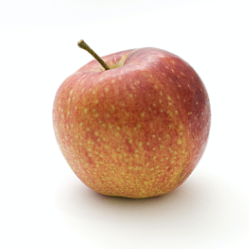
#> input picture test.PNG, 249 x 249 px
$ jupyter execute --allow-errors Lab1_1.ipynb
#> lines starting #> are read from the running program, lines starting #| are printed output that depends on the picture; after the words box and inside, x2 and y2 are one past the last pixel; in counts of white or black regions, pixels touching at a corner belong together
[cell 1]
import numpy as np
import matplotlib.pyplot as plt

try:
    img_object_raw = plt.imread('test.PNG')[:,:,:3]
    img_background_raw = plt.imread('novfon.jpg')
    print("Зображення успішно завантажено")
    if img_object_raw.dtype == np.uint8:
        img_object_raw = img_object_raw.astype(np.float32) / 255.0

    if img_background_raw.dtype == np.uint8:
        img_background_raw = img_background_raw.astype(np.float32) / 255.0
except FileNotFoundError:
    print("Помилка: Один або обидва файли не знайдено.")

fig, axes = plt.subplots(1, 2, figsize=(12, 5))

axes[0].imshow(img_object_raw)
axes[0].set_title("Об'єкт")
axes[0].axis()

#> (the rest of this cell did not finish here and is left out)

[cell 2]
img_object = img_object_raw[30:300, 30:300, :]
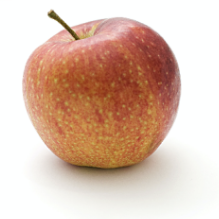
#> img_object: shape (219, 219, 3) float32; mean R, G, B 0.863, 0.754, 0.694

plt.imshow(img_object)
plt.title("Обрізане зображення об'єкта")
plt.axis()
plt.show()

[cell 3]
img_red = img_object[:, :, 0]
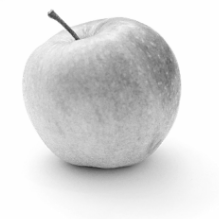
#> img_red: shape (219, 219) float32; min 0.212, max 1, mean 0.863
img_green = img_object[:, :, 1]
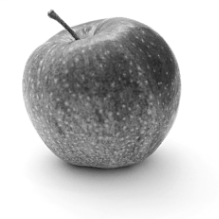
#> img_green: shape (219, 219) float32; min 0.145, max 1, mean 0.754
img_blue = img_object[:, :, 2]
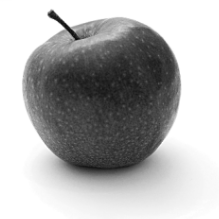
#> img_blue: shape (219, 219) float32; min 0.0353, max 1, mean 0.694

fig, axes = plt.subplots(1, 3, figsize=(15, 5))
axes[0].imshow(img_red, cmap='gray')
axes[0].set_title("Червоний канал")
axes[0].axis()

axes[1].imshow(img_green, cmap='gray')
axes[1].set_title("Зелений канал")
axes[1].axis()

axes[2].imshow(img_blue, cmap='gray')
axes[2].set_title("Синій канал")
axes[2].axis()

plt.show()

img_gray = (0.299 * img_red + 0.587 * img_green + 0.114 * img_blue)#.astype(np.uint8)
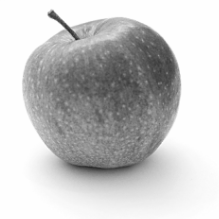
#> img_gray: shape (219, 219) float32; min 0.162, max 1, mean 0.78

plt.imshow(img_gray, cmap='gray')
plt.title("Чорно-біле зображення")
plt.axis()
plt.show()

[cell 4]
def otsu_threshold_manual(image_channel):
    pixel_counts, _ = np.histogram(image_channel.ravel(), bins=256, range=(0, 256))
#> pixel_counts = 256 values, max 30947 at index 0, min 0 at index 2, mean 187.3
    total_pixels = image_channel.size
#> total_pixels = 47961
    pixel_probabilities = pixel_counts / total_pixels
#> pixel_probabilities = 256 values, max 0.645 at index 0, min 0 at index 2, mean 0.00391

    best_threshold = 0
    max_variance = 0.0

    for t in range(1, 256):
        w_bg = np.sum(pixel_probabilities[:t])
        if w_bg == 0: continue
        mean_bg = np.sum(np.arange(t) * pixel_probabilities[:t]) / w_bg

        w_fg = np.sum(pixel_probabilities[t:])
        if w_fg == 0: continue
        mean_fg = np.sum(np.arange(t, 256) * pixel_probabilities[t:]) / w_fg

        between_class_variance = w_bg * w_fg * ((mean_bg - mean_fg) ** 2)

        if between_class_variance > max_variance:
            max_variance = between_class_variance
            best_threshold = t
#> this loop made 255 passes
#> (w_bg, mean_bg, w_fg, mean_fg, between_class_variance, max_variance) on pass 1: (0.645, 0, 0.355, 1, 0.229, 0.229)
#> (w_bg, mean_bg, w_fg) on passes 2 to 7: (1, 0.355, 0), (1, 0.355, 0), (1, 0.355, 0), (1, 0.355, 0), (1, 0.355, 0), (1, 0.355, 0)
#> after the loop, best_threshold = 1; max_variance = 0.229

    return best_threshold

otsu_thresh = otsu_threshold_manual(img_green)
#> otsu_thresh = 1

binary_mask = img_green < otsu_thresh
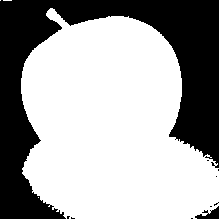
#> binary_mask: shape (219, 219) bool; 64.5% white; 10 black regions (8 under 20 px), largest, box (x1, y1, x2, y2) and area: (0, 0, 219, 219) 16827, (195, 206, 219, 219) 159

print(f"Знайдений поріг методом Отсу: {otsu_thresh}")
#| Знайдений поріг методом Отсу: 1

plt.imshow(binary_mask, cmap='gray')
plt.title("Бінарна маска об'єкта")
plt.axis('off')
plt.show()

[cell 5]
h, w, _ = img_object.shape
#> h = 219; w = 219

#> (the rest of this cell did not finish here and is left out)

$ run again, with input.png copied over test.PNG
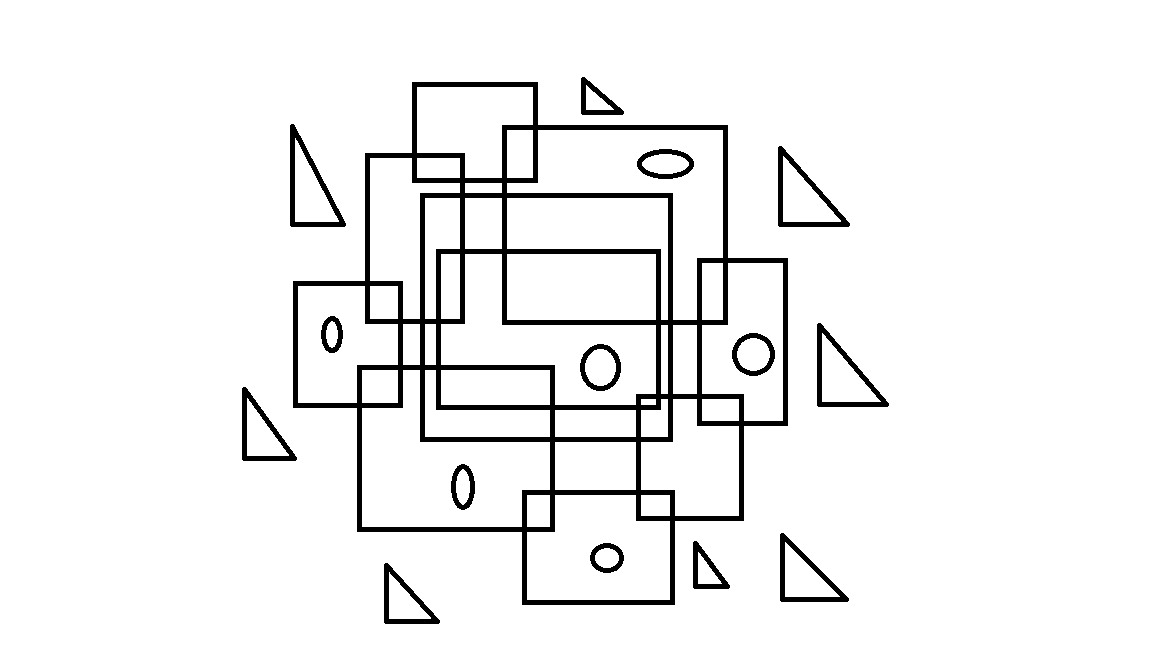
#> input picture input.png, 1152 x 648 px
#> img_object_raw: shape (648, 1152, 3) float32; values 0 (black) and 1 (white), 94.5% white; 15 black regions, largest, box (x1, y1, x2, y2) and area: (293, 82, 788, 605) 29960, (290, 124, 346, 227) 1276, (817, 323, 889, 407) 1229
#> `img_object = img_object_raw[30:300, 30:300, :]`:
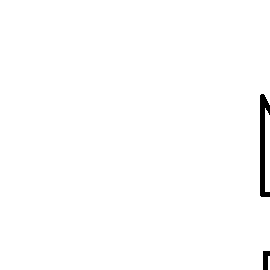
#> img_object: shape (270, 270, 3) float32; values 0 (black) and 1 (white), 99% white; 2 black regions, box (x1, y1, x2, y2) and area: (260, 94, 270, 197) 589, (263, 251, 270, 270) 105
#> `plt.show()`:
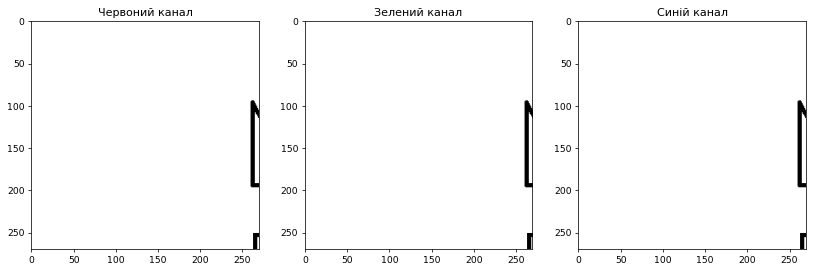
#> figure drawn by matplotlib, 3 panels
#> pixel_counts = 256 values, max 72206 at index 1, min 0 at index 2, mean 284.8
#> pixel_probabilities = 256 values, max 0.99 at index 1, min 0 at index 2, mean 0.00391
#> the loop in otsu_threshold_manual, `for t in range(1, 256):` made 255 passes
#> (w_bg, mean_bg, w_fg, mean_fg, between_class_variance, max_variance) on pass 1: (0.00952, 0, 0.99, 1, 0.00943, 0.00943)
#> after the loop in otsu_threshold_manual, `for t in range(1, 256):`: best_threshold = 1; max_variance = 0.00943
#> otsu_thresh = 1
#| Знайдений поріг методом Отсу: 1
